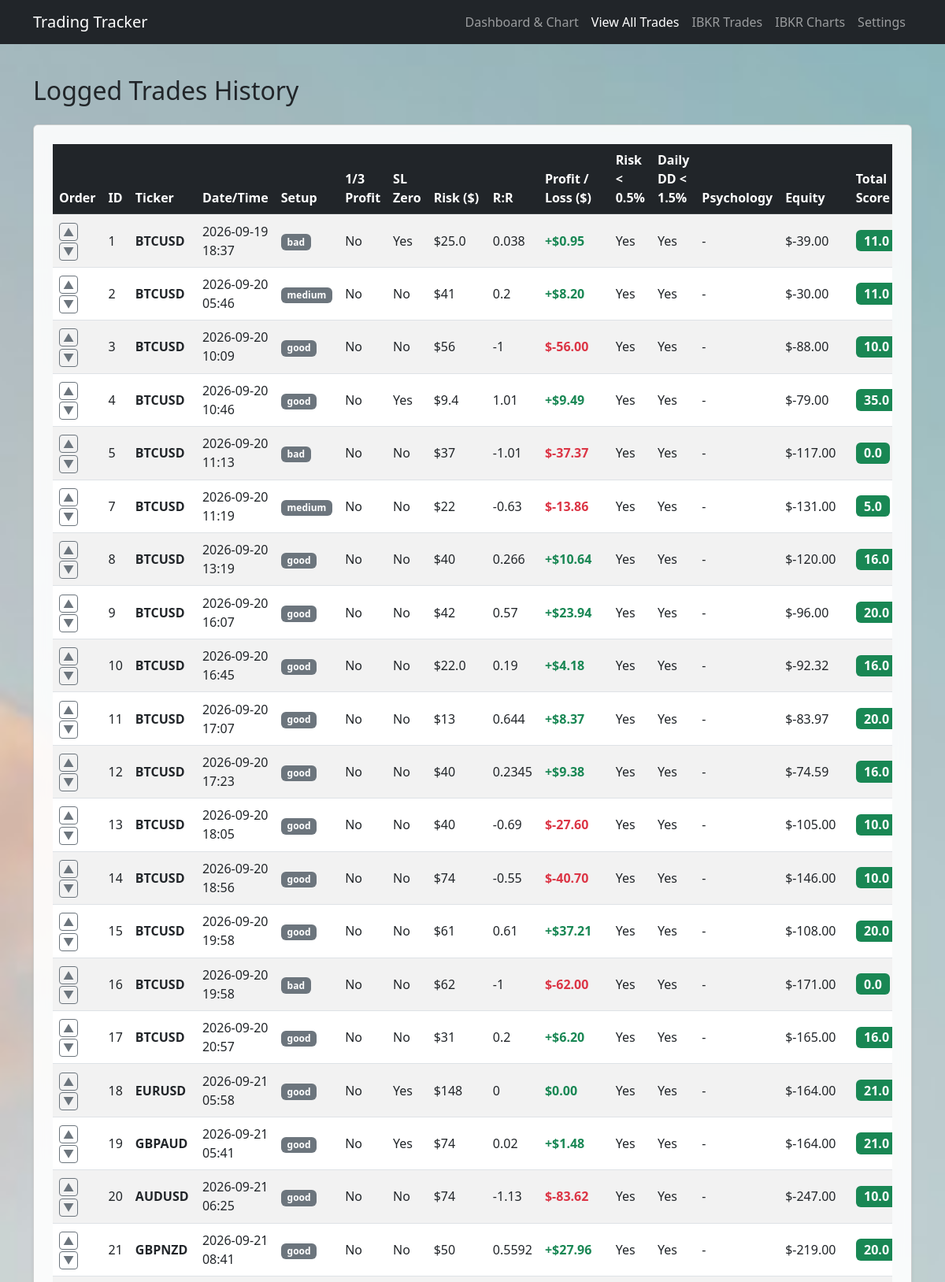
The app's page /trades-list (upper part) with its own data.
### flask_app.py (models this page shows)
class Trade(db.Model):
    id = db.Column(db.Integer, primary_key=True)
    position = db.Column(db.Integer, default=0)
    setup_quality_str = db.Column(db.String(20), nullable=False)
    ticker = db.Column(db.String(20), nullable=False)
    entry_datetime = db.Column(db.String(50), nullable=False)
    profit_taken_str = db.Column(db.String(10), nullable=False)
    stop_loss_zero_str = db.Column(db.String(10), nullable=False)
    current_equity = db.Column(db.Float, nullable=False)
    risk_str = db.Column(db.String(20), nullable=False)
    risk_reward_str = db.Column(db.String(20), nullable=False)
    risk_under_half_str = db.Column(db.String(10), nullable=True)
    daily_risk_str = db.Column(db.String(10), nullable=True)
    overtrading_str = db.Column(db.String(10), nullable=True, default='no')
    revenge_trading_str = db.Column(db.String(10), nullable=True, default='no')
    impatient_trading_str = db.Column(db.String(10), nullable=True, default='no')
    fearful_trading_str = db.Column(db.String(10), nullable=True, default='no')
    setup_score = db.Column(db.Float, nullable=False)
    profit_score = db.Column(db.Float, nullable=False)
    stop_loss_score = db.Column(db.Float, nullable=False)
    risk_score = db.Column(db.Float, nullable=False)
    risk_reward_score = db.Column(db.Float, nullable=False)
    daily_risk_score = db.Column(db.Float, nullable=True, default=0.0)
    psychology_score = db.Column(db.Float, nullable=True, default=0.0)
    total_score = db.Column(db.Float, nullable=False)
    timestamp = db.Column(db.DateTime, default=datetime.utcnow)
    screenshot_url = db.Column(db.String(500), nullable=True)
    @property
    def psychology_flags(self):
        flags = []
        if self.overtrading_str == 'yes':
            flags.append('Overtrading')
        if self.revenge_trading_str == 'yes':
            flags.append('Revenge')
        if self.impatient_trading_str == 'yes':
            flags.append('Impatient')
        if self.fearful_trading_str == 'yes':
            flags.append('Fearful')
        return flags

### flask_app.py (the view)
@app.route('/trades-list')
def trades_list():
    all_trades = Trade.query.order_by(Trade.position.asc()).all()
    return render_template('trades.html', trades=all_trades)

### templates/trades.html (shortened to what this page needs)
<!DOCTYPE html>
<html lang="en">
<head>
    <link href="https://cdn.jsdelivr.net/npm/bootstrap@5.3.0/dist/css/bootstrap.min.css" rel="stylesheet">
</head>
<body class="wallpaper-bg">
    <nav class="navbar navbar-expand-lg navbar-dark bg-dark mb-4">
        <div class="container">
            <a class="navbar-brand" href="/">Trading Tracker</a>
            <div class="navbar-nav">
                <a class="nav-link" href="/">Dashboard & Chart</a>
                <a class="nav-link active" href="/trades-list">View All Trades</a>
                <a class="nav-link" href="/ibkr">IBKR Trades</a>
                <a class="nav-link" href="/ibkr-charts">IBKR Charts</a>
                <a class="nav-link" href="/settings">Settings</a>
            </div>
        </div>
    </nav>
    <div class="container py-3">
        <h2 class="mb-4">Logged Trades History</h2>
        <div class="card shadow-sm p-4">
            <div class="table-responsive">
                <table class="table table-striped table-hover align-middle">
                    <thead class="table-dark">
                        <tr>
                            <th>Order</th>
                            <th>ID</th>
                            <th>Ticker</th>
                            <th>Date/Time</th>
                            <th>Setup</th>
                            <th>1/3 Profit</th>
                            <th>SL Zero</th>
                            <th>Risk ($)</th>
                            <th>R:R</th>
                            <th>Profit / Loss ($)</th>
                            <th>Risk &lt; 0.5%</th>
                            <th>Daily DD &lt; 1.5%</th>
                            <th>Psychology</th>
                            <th>Equity</th>
                            <th>Total Score</th>
                        </tr>
                    </thead>
                    <tbody>
                        {% for trade in trades %}
                        {% set risk_val = trade.risk_str | float(0) %}
                        {% set rr_val = trade.risk_reward_str | float(0) %}
                        {% set pl_val = rr_val * risk_val %}
                        <tr>
                            <td>
                                <a href="/trade/move/{{ trade.id }}/up" class="btn btn-sm btn-outline-secondary py-0 px-1" title="Move Up">▲</a>
                                <a href="/trade/move/{{ trade.id }}/down" class="btn btn-sm btn-outline-secondary py-0 px-1" title="Move Down">▼</a>
                            </td>
                            <td>{{ trade.id }}</td>
                            <td><strong>{{ trade.ticker }}</strong></td>
                            <td>{{ trade.entry_datetime.replace('T', ' ') }}</td>
                            <td><span class="badge bg-secondary">{{ trade.setup_quality_str }}</span></td>
                            <td>{{ trade.profit_taken_str | capitalize }}</td>
                            <td>{{ trade.stop_loss_zero_str | capitalize }}</td>
                            <td>${{ trade.risk_str }}</td>
                            <td>{{ trade.risk_reward_str }}</td>
                            <td>
                                <span class="fw-bold {% if pl_val >= 0 %}text-success{% else %}text-danger{% endif %}">
                                    {{ "+" if pl_val > 0 else "" }}${{ "%.2f"|format(pl_val) }}
                                </span>
                            </td>
                            <td>{{ (trade.risk_under_half_str or "-") | capitalize }}</td>
                            <td>{{ (trade.daily_risk_str or "-") | capitalize }}</td>
                            <td>{{ trade.psychology_flags | join(", ") or "-" }}</td>
                            <td>${{ "%.2f"|format(trade.current_equity) }}</td>
                            <td><span class="badge bg-success fs-6">{{ trade.total_score }}</span></td>
                        </tr>
                        {% else %}
                        <tr>
                            <td colspan="17" class="text-center text-muted py-4">No trades logged yet.</td>
                        </tr>
                        {% endfor %}
                    </tbody>
                </table>
            </div>
        </div>
    </div>
</body>
</html>

### records on screen
Trade: id "1", ticker "BTCUSD", entry_datetime.replace "2026-09-19 18:37", setup_quality_str "bad", profit_taken_str "No", stop_loss_zero_str "Yes", risk_str "25.0", risk_reward_str "0.038", value "+", reward "0.95", risk_under_half_str "Yes", daily_risk_str "Yes", psychology_flags "-", current_equity "-39.00", total_score "11.0"
Trade: id "2", ticker "BTCUSD", entry_datetime.replace "2026-09-20 05:46", setup_quality_str "medium", profit_taken_str "No", stop_loss_zero_str "No", risk_str "41", risk_reward_str "0.2", value "+", reward "8.20", risk_under_half_str "Yes", daily_risk_str "Yes", psychology_flags "-", current_equity "-30.00", total_score "11.0"
Trade: id "3", ticker "BTCUSD", entry_datetime.replace "2026-09-20 10:09", setup_quality_str "good", profit_taken_str "No", stop_loss_zero_str "No", risk_str "56", risk_reward_str "-1", reward "-56.00", risk_under_half_str "Yes", daily_risk_str "Yes", psychology_flags "-", current_equity "-88.00", total_score "10.0"
Trade: id "4", ticker "BTCUSD", entry_datetime.replace "2026-09-20 10:46", setup_quality_str "good", profit_taken_str "No", stop_loss_zero_str "Yes", risk_str "9.4", risk_reward_str "1.01", value "+", reward "9.49", risk_under_half_str "Yes", daily_risk_str "Yes", psychology_flags "-", current_equity "-79.00", total_score "35.0"
Trade: id "5", ticker "BTCUSD", entry_datetime.replace "2026-09-20 11:13", setup_quality_str "bad", profit_taken_str "No", stop_loss_zero_str "No", risk_str "37", risk_reward_str "-1.01", reward "-37.37", risk_under_half_str "Yes", daily_risk_str "Yes", psychology_flags "-", current_equity "-117.00", total_score "0.0"
Trade: id "7", ticker "BTCUSD", entry_datetime.replace "2026-09-20 11:19", setup_quality_str "medium", profit_taken_str "No", stop_loss_zero_str "No", risk_str "22", risk_reward_str "-0.63", reward "-13.86", risk_under_half_str "Yes", daily_risk_str "Yes", psychology_flags "-", current_equity "-131.00", total_score "5.0"
Trade: id "8", ticker "BTCUSD", entry_datetime.replace "2026-09-20 13:19", setup_quality_str "good", profit_taken_str "No", stop_loss_zero_str "No", risk_str "40", risk_reward_str "0.266", value "+", reward "10.64", risk_under_half_str "Yes", daily_risk_str "Yes", psychology_flags "-", current_equity "-120.00", total_score "16.0"
Trade: id "9", ticker "BTCUSD", entry_datetime.replace "2026-09-20 16:07", setup_quality_str "good", profit_taken_str "No", stop_loss_zero_str "No", risk_str "42", risk_reward_str "0.57", value "+", reward "23.94", risk_under_half_str "Yes", daily_risk_str "Yes", psychology_flags "-", current_equity "-96.00", total_score "20.0"
Trade: id "10", ticker "BTCUSD", entry_datetime.replace "2026-09-20 16:45", setup_quality_str "good", profit_taken_str "No", stop_loss_zero_str "No", risk_str "22.0", risk_reward_str "0.19", value "+", reward "4.18", risk_under_half_str "Yes", daily_risk_str "Yes", psychology_flags "-", current_equity "-92.32", total_score "16.0"
Trade: id "11", ticker "BTCUSD", entry_datetime.replace "2026-09-20 17:07", setup_quality_str "good", profit_taken_str "No", stop_loss_zero_str "No", risk_str "13", risk_reward_str "0.644", value "+", reward "8.37", risk_under_half_str "Yes", daily_risk_str "Yes", psychology_flags "-", current_equity "-83.97", total_score "20.0"
Trade: id "12", ticker "BTCUSD", entry_datetime.replace "2026-09-20 17:23", setup_quality_str "good", profit_taken_str "No", stop_loss_zero_str "No", risk_str "40", risk_reward_str "0.2345", value "+", reward "9.38", risk_under_half_str "Yes", daily_risk_str "Yes", psychology_flags "-", current_equity "-74.59", total_score "16.0"
Trade: id "13", ticker "BTCUSD", entry_datetime.replace "2026-09-20 18:05", setup_quality_str "good", profit_taken_str "No", stop_loss_zero_str "No", risk_str "40", risk_reward_str "-0.69", reward "-27.60", risk_under_half_str "Yes", daily_risk_str "Yes", psychology_flags "-", current_equity "-105.00", total_score "10.0"
Trade: id "14", ticker "BTCUSD", entry_datetime.replace "2026-09-20 18:56", setup_quality_str "good", profit_taken_str "No", stop_loss_zero_str "No", risk_str "74", risk_reward_str "-0.55", reward "-40.70", risk_under_half_str "Yes", daily_risk_str "Yes", psychology_flags "-", current_equity "-146.00", total_score "10.0"
Trade: id "15", ticker "BTCUSD", entry_datetime.replace "2026-09-20 19:58", setup_quality_str "good", profit_taken_str "No", stop_loss_zero_str "No", risk_str "61", risk_reward_str "0.61", value "+", reward "37.21", risk_under_half_str "Yes", daily_risk_str "Yes", psychology_flags "-", current_equity "-108.00", total_score "20.0"
Trade: id "16", ticker "BTCUSD", entry_datetime.replace "2026-09-20 19:58", setup_quality_str "bad", profit_taken_str "No", stop_loss_zero_str "No", risk_str "62", risk_reward_str "-1", reward "-62.00", risk_under_half_str "Yes", daily_risk_str "Yes", psychology_flags "-", current_equity "-171.00", total_score "0.0"
Trade: id "17", ticker "BTCUSD", entry_datetime.replace "2026-09-20 20:57", setup_quality_str "good", profit_taken_str "No", stop_loss_zero_str "No", risk_str "31", risk_reward_str "0.2", value "+", reward "6.20", risk_under_half_str "Yes", daily_risk_str "Yes", psychology_flags "-", current_equity "-165.00", total_score "16.0"
Trade: id "18", ticker "EURUSD", entry_datetime.replace "2026-09-21 05:58", setup_quality_str "good", profit_taken_str "No", stop_loss_zero_str "Yes", risk_str "148", risk_reward_str "0", pl_val "0.00", risk_under_half_str "Yes", daily_risk_str "Yes", psychology_flags "-", current_equity "-164.00", total_score "21.0"
Trade: id "19", ticker "GBPAUD", entry_datetime.replace "2026-09-21 05:41", setup_quality_str "good", profit_taken_str "No", stop_loss_zero_str "Yes", risk_str "74", risk_reward_str "0.02", value "+", reward "1.48", risk_under_half_str "Yes", daily_risk_str "Yes", psychology_flags "-", current_equity "-164.00", total_score "21.0"
Trade: id "20", ticker "AUDUSD", entry_datetime.replace "2026-09-21 06:25", setup_quality_str "good", profit_taken_str "No", stop_loss_zero_str "No", risk_str "74", risk_reward_str "-1.13", reward "-83.62", risk_under_half_str "Yes", daily_risk_str "Yes", psychology_flags "-", current_equity "-247.00", total_score "10.0"
Trade: id "21", ticker "GBPNZD", entry_datetime.replace "2026-09-21 08:41", setup_quality_str "good", profit_taken_str "No", stop_loss_zero_str "No", risk_str "50", risk_reward_str "0.5592", value "+", reward "27.96", risk_under_half_str "Yes", daily_risk_str "Yes", psychology_flags "-", current_equity "-219.00", total_score "20.0"
